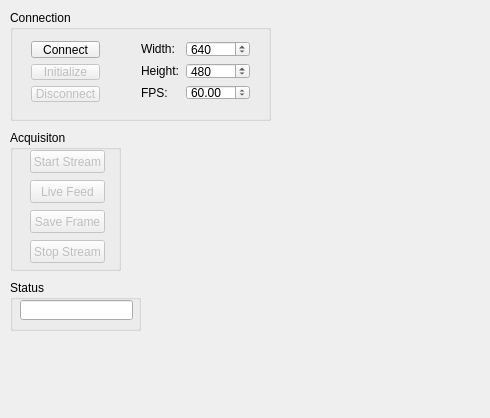
<?xml version="1.0" encoding="UTF-8"?>
<ui version="4.0">
 <class>FrmGrabWidget</class>
 <widget class="QWidget" name="FrmGrabWidget">
  <property name="geometry">
   <rect>
    <x>0</x>
    <y>0</y>
    <width>490</width>
    <height>418</height>
   </rect>
  </property>
  <property name="windowTitle">
   <string>FrmGrabWidget</string>
  </property>
  <widget class="QGroupBox" name="groupBox">
   <property name="geometry">
    <rect>
     <x>10</x>
     <y>10</y>
     <width>261</width>
     <height>111</height>
    </rect>
   </property>
   <property name="title">
    <string>Connection</string>
   </property>
   <widget class="QWidget" name="verticalLayoutWidget">
    <property name="geometry">
     <rect>
      <x>10</x>
      <y>20</y>
      <width>91</width>
      <height>83</height>
     </rect>
    </property>
    <layout class="QVBoxLayout" name="verticalLayout">
     <item>
      <widget class="QPushButton" name="connectButton">
       <property name="text">
        <string>Connect</string>
       </property>
      </widget>
     </item>
     <item>
      <widget class="QPushButton" name="initButton">
       <property name="enabled">
        <bool>false</bool>
       </property>
       <property name="text">
        <string>Initialize</string>
       </property>
      </widget>
     </item>
     <item>
      <widget class="QPushButton" name="disconnectButton">
       <property name="enabled">
        <bool>false</bool>
       </property>
       <property name="text">
        <string>Disconnect</string>
       </property>
      </widget>
     </item>
    </layout>
   </widget>
   <widget class="QWidget" name="gridLayoutWidget">
    <property name="geometry">
     <rect>
      <x>120</x>
      <y>20</y>
      <width>131</width>
      <height>81</height>
     </rect>
    </property>
    <layout class="QGridLayout" name="gridLayout">
     <item row="0" column="0">
      <widget class="QLabel" name="label">
       <property name="text">
        <string>Width:</string>
       </property>
      </widget>
     </item>
     <item row="1" column="0">
      <widget class="QLabel" name="label_2">
       <property name="text">
        <string>Height:</string>
       </property>
      </widget>
     </item>
     <item row="2" column="0">
      <widget class="QLabel" name="label_3">
       <property name="text">
        <string>FPS:</string>
       </property>
      </widget>
     </item>
     <item row="2" column="1">
      <widget class="QDoubleSpinBox" name="fpsSpinBox">
       <property name="minimum">
        <double>1.000000000000000</double>
       </property>
       <property name="maximum">
        <double>120.000000000000000</double>
       </property>
       <property name="value">
        <double>60.000000000000000</double>
       </property>
      </widget>
     </item>
     <item row="1" column="1">
      <widget class="QSpinBox" name="heightSpinBox">
       <property name="minimum">
        <number>1</number>
       </property>
       <property name="maximum">
        <number>2160</number>
       </property>
       <property name="singleStep">
        <number>10</number>
       </property>
       <property name="value">
        <number>480</number>
       </property>
      </widget>
     </item>
     <item row="0" column="1">
      <widget class="QSpinBox" name="widthSpinBox">
       <property name="minimum">
        <number>1</number>
       </property>
       <property name="maximum">
        <number>3840</number>
       </property>
       <property name="singleStep">
        <number>10</number>
       </property>
       <property name="value">
        <number>640</number>
       </property>
      </widget>
     </item>
    </layout>
   </widget>
  </widget>
  <widget class="QGroupBox" name="groupBox_3">
   <property name="geometry">
    <rect>
     <x>10</x>
     <y>280</y>
     <width>131</width>
     <height>51</height>
    </rect>
   </property>
   <property name="title">
    <string>Status</string>
   </property>
   <widget class="QLineEdit" name="statusLineEdit">
    <property name="geometry">
     <rect>
      <x>10</x>
      <y>20</y>
      <width>113</width>
      <height>20</height>
     </rect>
    </property>
   </widget>
  </widget>
  <widget class="QGroupBox" name="groupBox_2">
   <property name="geometry">
    <rect>
     <x>10</x>
     <y>130</y>
     <width>111</width>
     <height>141</height>
    </rect>
   </property>
   <property name="title">
    <string>Acquisiton</string>
   </property>
   <widget class="QPushButton" name="startStreamButton">
    <property name="enabled">
     <bool>false</bool>
    </property>
    <property name="geometry">
     <rect>
      <x>20</x>
      <y>20</y>
      <width>75</width>
      <height>23</height>
     </rect>
    </property>
    <property name="text">
     <string>Start Stream</string>
    </property>
   </widget>
   <widget class="QPushButton" name="liveFeedButton">
    <property name="enabled">
     <bool>false</bool>
    </property>
    <property name="geometry">
     <rect>
      <x>20</x>
      <y>50</y>
      <width>75</width>
      <height>23</height>
     </rect>
    </property>
    <property name="text">
     <string>Live Feed</string>
    </property>
   </widget>
   <widget class="QPushButton" name="saveFrameButton">
    <property name="enabled">
     <bool>false</bool>
    </property>
    <property name="geometry">
     <rect>
      <x>20</x>
      <y>80</y>
      <width>75</width>
      <height>23</height>
     </rect>
    </property>
    <property name="text">
     <string>Save Frame</string>
    </property>
   </widget>
   <widget class="QPushButton" name="stopStreamButton">
    <property name="enabled">
     <bool>false</bool>
    </property>
    <property name="geometry">
     <rect>
      <x>20</x>
      <y>110</y>
      <width>75</width>
      <height>23</height>
     </rect>
    </property>
    <property name="text">
     <string>Stop Stream</string>
    </property>
   </widget>
  </widget>
 </widget>
 <layoutdefault spacing="6" margin="11"/>
 <tabstops>
  <tabstop>connectButton</tabstop>
  <tabstop>initButton</tabstop>
  <tabstop>disconnectButton</tabstop>
  <tabstop>widthSpinBox</tabstop>
  <tabstop>heightSpinBox</tabstop>
  <tabstop>fpsSpinBox</tabstop>
  <tabstop>startStreamButton</tabstop>
  <tabstop>liveFeedButton</tabstop>
  <tabstop>saveFrameButton</tabstop>
  <tabstop>stopStreamButton</tabstop>
  <tabstop>statusLineEdit</tabstop>
 </tabstops>
 <resources/>
 <connections/>
</ui>
